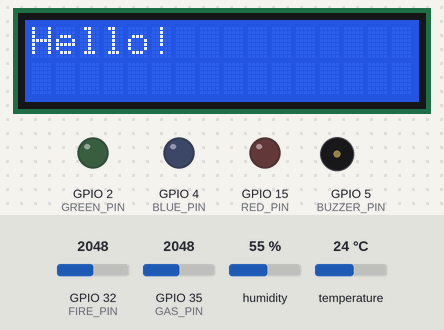
A program run on a simulated ESP32. Parts: 16×2 character LCD, output pins drawn as LEDs (lit = HIGH), buzzer (waves = sounding, pin HIGH). The inputs (shaded band) are chosen by the test bench; at power-on: humidity 55 %, temperature 24 °C, GPIO 32 (FIRE_PIN) = 2048, GPIO 35 (GAS_PIN) = 2048. WiFi joins after 1.5 s; servers stay silent unless stated; no MQTT or app messages arrive unless stated; what the program prints to the serial monitor is not drawn.

Above: at 0.1 s.
2.3 s: humidity set to 22 %
At 7.8 s:
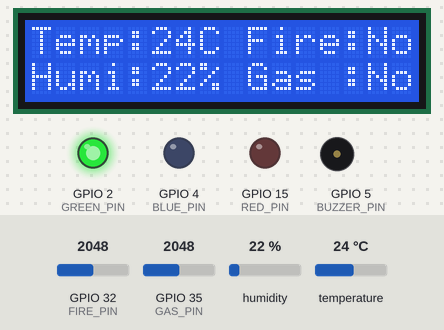
8.2 s: temperature set to 12 °C
At 13.2 s:
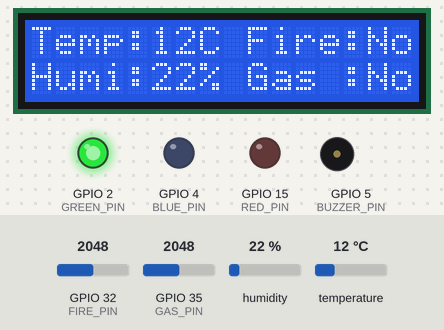
14.8 s: humidity set to 40 %
At 17.5 s:
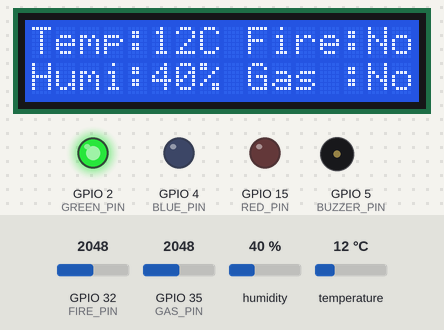
18.4 s: temperature set to 19 °C
At 22.9 s:
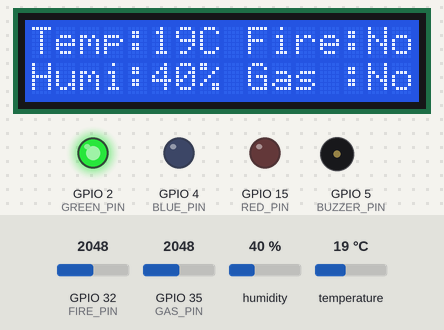
Timing chart, 0 to 24.4 s (numbered marks = the images above; inputs shaded):
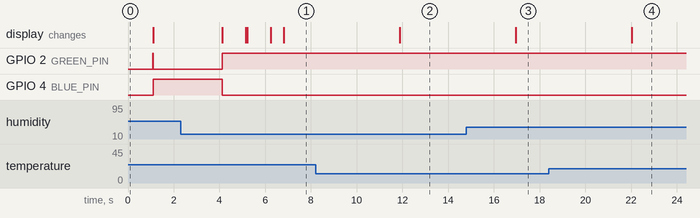

Measured:
- after the input at 8.2 s, the display: changes after 3.7 s (image 2)
- after the input at 14.8 s, the display: changes after 2.2 s (image 3)
- after the input at 18.4 s, the display: changes after 3.6 s (image 4)

The program:

main.cpp
```cpp
/**************** Import thư viện ******************/
#include <Wire.h>
#include <Arduino.h>
#include <Wire.h>
#include <WiFi.h>
#include <DHT.h>
#include <PubSubClient.h>
#include <Arduino_JSON.h>
#include <math.h>
#include <Adafruit_Sensor.h>
#include <MQUnifiedsensor.h>
#include <HTTPClient.h>
#include <LiquidCrystal_I2C.h>

/**************** Danh sách hằng số ******************/
#define DHT_TYPE DHT11
#define LCD_ADDR 0x27 // địa chỉ I2C
#define LCD_HEIGHT 2  // chiều cao LCD
#define LCD_WIDTH 16  // chiều rộng LCD
#define STEP 100
#define DATA_CYCLE 5000 // gửi dữ liệu mỗi 5s

/**************** Danh sách GPIO ******************/
#define RED_PIN 15
#define GREEN_PIN 2
#define BLUE_PIN 4
#define BUZZER_PIN 5
#define DHT_PIN 33
#define FIRE_PIN 32
#define GAS_PIN 35

/**************** Tham số sử dụng ******************/
// thông số wifi
const char *ssid = "Nguyen";
const char *password = "12345678";

// thông số broker
String mqtt_server = "broker.hivemq.com";
const uint16_t mqtt_port = 1883;
String dataTopic = "mqtt_fas_data";
String commandTopic = "mqtt_fas_command";
String stateTopic = "mqtt_fas_state";

// trạng thái bật/tắt của hệ thống
int isOn = 1;

// id của thiết bị
const int deviceId = 305419896;

// Thông số môi trường
float humi, temp;
int fire, gas;
const int fireThreshold = 3500, gasThreshold = 2375;
boolean hasFire, hasGas;

// mốc thời gian
int lastUpdate = 0;

/**************** Khởi tạo cấu trúc dữ liệu ******************/
DHT dht(DHT_PIN, DHT_TYPE);
WiFiClient wifiClient;
PubSubClient mqttClient(wifiClient);
LiquidCrystal_I2C lcd(LCD_ADDR, LCD_WIDTH, LCD_HEIGHT);

/**************** Định nghĩa hàm ******************/
// đổi màu led
void changeLedColor(String color)
{
  if (color == "red")
  {
    digitalWrite(RED_PIN, HIGH);
    digitalWrite(GREEN_PIN, LOW);
    digitalWrite(BLUE_PIN, LOW);
  }
  if (color == "green")
  {
    digitalWrite(RED_PIN, LOW);
    digitalWrite(GREEN_PIN, HIGH);
    digitalWrite(BLUE_PIN, LOW);
  }
  if (color == "blue")
  {
    digitalWrite(RED_PIN, LOW);
    digitalWrite(GREEN_PIN, LOW);
    digitalWrite(BLUE_PIN, HIGH);
  }
}

// bật còi báo động
void warning()
{
  digitalWrite(BUZZER_PIN, HIGH);
  delay(1000);
  digitalWrite(BUZZER_PIN, LOW);
}

// Hiển thị khung dữ liệu
void displayInfo(float temp, float humi)
{
  lcd.clear();
  lcd.setCursor(0, 0);
  lcd.print("Temp:");
  lcd.setCursor(0, 1);
  lcd.print("Humi:");
  lcd.setCursor(9, 0);
  lcd.print("Fire:No");
  lcd.setCursor(9, 1);
  lcd.print("Gas :No");
  lcd.setCursor(7, 0);
  lcd.print("C");
  lcd.setCursor(7, 1);
  lcd.print("%");

  // Thông số môi trường
  lcd.setCursor(5, 0);
  lcd.print((int)round(temp));
  lcd.setCursor(5, 1);
  lcd.print((int)round(humi));
}

// hiển thị dữ liệu server gửi về
void displayStatus(int hasFire, int hasGas)
{
  if (hasFire && hasGas)
  {
    lcd.clear();
    lcd.setCursor(0, 0);
    lcd.print("FIRE!");
    lcd.setCursor(7, 0);
    lcd.print("GAS LEAK!");
  }
  else if (hasFire)
  {
    lcd.clear();
    lcd.setCursor(5, 0);
    lcd.print("FIRE!!!");
  }
  else if (hasGas)
  {
    lcd.clear();
    lcd.setCursor(3, 0);
    lcd.print("GAS LEAK!!!");
  }

  lcd.setCursor(4, 1);
  lcd.print("        ");
  lcd.setCursor(4, 1);
  lcd.print("!DANGER!");
}

// Cập nhật trạng thái lên server
void stateReport(int state)
{
  Serial.print("Update trạng thái: ");
  Serial.println(state);
  JSONVar json;
  json["deviceid"] = deviceId;
  json["state"] = state;
  mqttClient.publish(stateTopic.c_str(), JSON.stringify(json).c_str());
}

// Hàm call back khi có dữ liệu gửi tới từ Broker
void callback(char *topic, byte *payload, unsigned int length)
{
  Serial.print("New message from topic: ");
  Serial.println(topic);
  for (int i = 0; i < length; i++)
  {
    Serial.print((char)payload[i]);
  }
  Serial.println();

  // Xử lý ở đây
  if ((String)topic == commandTopic)
  {
    JSONVar command = JSON.parse((String)((const char *)payload));

    // Kiểm tra xem tín hiệu điều khiển có phải cho mình không
    if ((int)command["deviceid"] == deviceId)
    {
      Serial.println("Right ID");

      // Tín hiệu nhận được là tín hiệu điều khiển
      if ((String)((const char *)command["type"]) == "control")
      {
        Serial.println("Control Signal");
        int signal = (int)command["state"];

        // Tín hiệu điều khiển khác với trạng thái hiện tại
        if (signal != isOn)
        {
          isOn = signal;

          // gửi cập nhật tới server
          stateReport(isOn);

          // Xử lý
          if (isOn)
          {
            Serial.println("Signal: Turn on");
            lcd.clear();
            lcd.setCursor(0, 0);
            lcd.print("System is ON!");
            changeLedColor("green");
          }
          else
          {
            Serial.println("Signal: Turn off");
            lcd.clear();
            lcd.setCursor(0, 0);
            lcd.print("System is OFF!");
            changeLedColor("blue");
          }

          delay(1000);
        }
      }

      // Tín hiệu nhận được là tín hiệu cảnh báo
      else
      {
        Serial.println("Warning Signal");

        // Lấy tham số gửi về
        int hasFire = command["hasFire"];
        int hasGas = command["hasGas"];
        int danger = command["danger"];

        // Chuyển màu led
        if (!danger)
        {
          changeLedColor("green");
        }
        else
        {
          // Hiển thị lên
          if (isOn)
          {
            displayStatus(hasFire, hasGas);
          }
          changeLedColor("red");
          warning();
        }
      }
    }
  }
}

// hàm reconnect broker
void reconnectBroker()
{
  Serial.println("Connecting to Broker ... ");

  lcd.clear();
  lcd.setCursor(0, 0);
  lcd.print("Connecting to");
  lcd.setCursor(0, 1);
  lcd.print("Broker ...");

  // chưa kết nối được
  while (!mqttClient.connect("ESP32_ID1", "ESP_OFFLINE", 0, 0, "ESP32_ID1_OFFLINE"))
  {
    Serial.print("Error, rc = ");
    Serial.print(mqttClient.state());
    Serial.println("Try again in 5 seconds");

    lcd.clear();
    lcd.setCursor(0, 0);
    lcd.print("Error!!!");
    lcd.setCursor(0, 1);
    lcd.print("Try again in 5s");

    changeLedColor("blue");
    delay(5000);
  }

  // Kết nối thành công
  lcd.clear();
  lcd.setCursor(0, 0);
  lcd.print("Connected to");
  lcd.setCursor(0, 1);
  lcd.print("Broker");

  // Subscribe vào topic command để nhận tín hiệu điều khiển
  mqttClient.subscribe(commandTopic.c_str());

  changeLedColor("green");
  Serial.println("Connected to Broker!");
  delay(1000);
}

// hàm reconnect wifi
void reconnectWifi()
{
  lcd.clear();
  lcd.setCursor(0, 0);
  lcd.print("Connecting to");
  lcd.setCursor(0, 1);
  lcd.print("Wifi ...");

  // chưa kết nối được
  while (WiFi.status() != WL_CONNECTED)
  {
    Serial.println("Connecting to WiFi ... ");
    WiFi.disconnect();
    WiFi.reconnect();

    changeLedColor("blue");
    delay(3000);
  }

  // kết nối thành công
  lcd.clear();
  lcd.setCursor(0, 0);
  lcd.print("Connected to");
  lcd.setCursor(0, 1);
  lcd.print("Wifi!");
  lcd.setCursor(7, 1);
  lcd.print(ssid);

  changeLedColor("green");
  Serial.print("Connected to Wifi: ");
  Serial.println(ssid);
  delay(1000);
}

/**************** Cấu hình hệ thống ******************/
void setup()
{
  Serial.begin(9600);

  // đặt chế độ cho các chân
  pinMode(RED_PIN, OUTPUT);
  pinMode(GREEN_PIN, OUTPUT);
  pinMode(BLUE_PIN, OUTPUT);
  pinMode(BUZZER_PIN, OUTPUT);
  pinMode(FIRE_PIN, INPUT);
  pinMode(GAS_PIN, INPUT);

  // khởi động cảm biến DHT
  dht.begin();

  // Cấu hình màn LCD
  Serial.println("Starting LCD ... ");
  lcd.init();
  lcd.backlight();
  lcd.print("Hello!");
  delay(1000);

  // Cấu hình Wifi
  WiFi.begin(ssid, password);

  // Cấu hình MQTT server và port
  mqttClient.setServer(mqtt_server.c_str(), mqtt_port);
  mqttClient.setCallback(callback);

  // cho đèn màu xanh khi khởi động hệ thống
  changeLedColor("green");
  //stateReport(isOn);
}

/**************** Vòng lặp hệ thống ******************/
void loop()
{
  /**************** 1. Kiểm tra kết nối ******************/
  // Mất kết nối tới Wifi
  if (WiFi.status() != WL_CONNECTED)
  {
    reconnectWifi();
    return;
  }

  // Sau khi kết nối Wifi, tiến hành kết nối lại MQTT broker nếu cần
  if (!mqttClient.connected())
  {
    reconnectBroker();

    // Hoàn tất kết nối
    lcd.clear();
    lcd.setCursor(0, 0);
    if (isOn)
    {
      lcd.print("System is ON!");
    }
    else
    {
      lcd.print("System is OFF!");
    }
    delay(500);
  }

  // Đọc dữ liệu trên mqtt queue
  mqttClient.loop();

  /**************** 2. Gửi dữ liệu lên server ******************/
  // Hệ thống đang bật
  if (isOn)
  {
    // đủ 1 chu kỳ đọc dữ liệu
    if (millis() - lastUpdate > DATA_CYCLE)
    {
      // gán lại mốc thời gian
      lastUpdate = millis();

      // đọc dữ liệu từ cảm biến nhiệt độ, độ ẩm
      float humi = dht.readHumidity();
      float temp = dht.readTemperature();

      Serial.print(F("Độ ẩm: "));
      Serial.print(humi);
      Serial.print(F("%  Nhiệt độ: "));
      Serial.print(temp);
      Serial.print(F("°C "));

      // Đọc dữ liệu từ cảm biến lửa
      fire = analogRead(FIRE_PIN);
      Serial.print("Fire: ");
      Serial.print(fire);

      // Đọc dữ liệu từ cảm biến khí gas
      gas = analogRead(GAS_PIN);
      Serial.print(" Gas: ");
      Serial.println(gas);

      // đóng gói dữ liệu
      JSONVar json;
      json["deviceid"] = deviceId;
      json["temperature"] = temp;
      json["humidity"] = humi;
      json["fire"] = fire;
      json["gas"] = gas;

      // gửi dữ liệu lên broker
      mqttClient.publish(dataTopic.c_str(), JSON.stringify(json).c_str());

      // Hiển thị dữ liệu
      displayInfo(temp, humi);
    }
  }

  // Wait a few seconds between measurements.
  delay(STEP);
}
```
